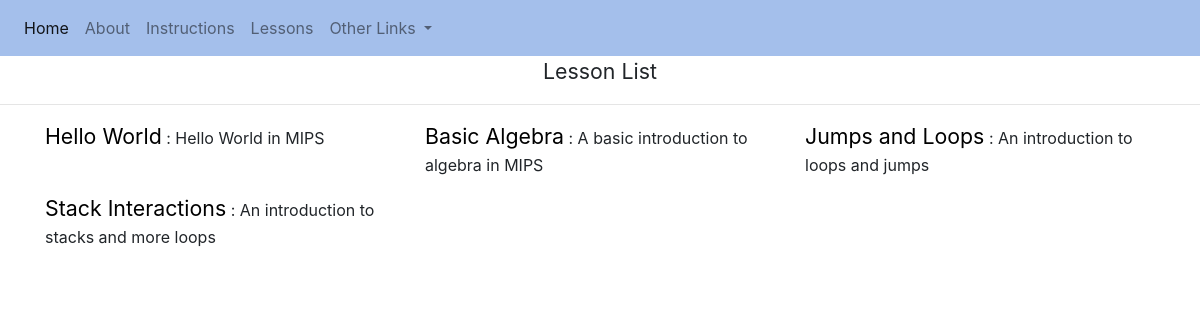
The page /lesson-list/ on the database its author committed.
### mips/models.py (models this page shows)
class Lesson(models.Model):
	lesson_number = models.IntegerField(primary_key=True)
	created = models.DateTimeField(auto_now_add=True)
	lesson_preface = models.TextField(default="")
	lesson_name = models.CharField(max_length=50, default="")
	lesson_main_image = models.CharField(max_length=150, default="")
	associated_file = models.CharField(max_length=150, blank=True)
	class Meta:
		verbose_name = "Lesson"
		verbose_name_plural = "Lessons"

### mips/views.py (the view)
# urls.py: path('lesson-list/', lesson_list, name='lesson-list'),
def lesson_list(request):
	lesson_names = {}
	lesson_prefaces = {}
	lesson_objs = Lesson.objects.all()
	for lesson_obj in lesson_objs:
		lesson_name = lesson_obj.lesson_name
		lesson_num = lesson_obj.lesson_number
		lesson_preface = lesson_obj.lesson_preface
		if len(lesson_name) == 0:
			lesson_name = "Lesson " + str(lesson_num)
		lesson_names[lesson_name] = lesson_num
		if len(lesson_preface) > 0:
			lesson_prefaces[lesson_num] = lesson_preface
	context = {
	'lesson_names': lesson_names,
	'lesson_prefaces': lesson_prefaces
	}
	return render(request, "mips/lesson-list.html", context)

### mips/templates/mips/lesson-list.html (shortened to what this page needs)
{% load static %}
<html>
<head>
	<link rel="stylesheet" href="https://stackpath.bootstrapcdn.com/bootstrap/4.3.1/css/bootstrap.min.css">
	<link rel="stylesheet" href="{% static 'mips/css/css.css' %}">
</head>
<body>
	{% include 'mips/navigation.html' %}
	<p class="text-center assignment_title">Lesson List</p>
	<hr>
	<div class="container">
		<div class="row">
		{% for lesson_name, lesson_number in lesson_names.items %}
		<div class="col-lg-4 col-md-4 col-sm-6 col-xs-6">
		<p>
			<a class="instruction_link" href="{% url 'general_lesson' lesson_number %}">{{lesson_name}}</a>
			{% for lesson_num, preface in lesson_prefaces.items %}
				{% if forloop.parentloop.counter == lesson_num %}
					<span>: {{preface}} </span>
				{% endif %}
			{% endfor %}
		</p>
		</div>
		{% endfor %}
		</div>
	</div>
</body>
</html>

### mips/static/mips/css/css.css (style rules this page uses)
.assignment_title { font-size: 16pt; }
.instruction_link { font-size: 16pt; color: black; }

### rows shown on the page
Lesson: lesson_names "Hello World", lesson_prefaces "Hello World in MIPS"
Lesson: lesson_names "Basic Algebra", lesson_prefaces "A basic introduction to algebra in MIPS"
Lesson: lesson_names "Jumps and Loops", lesson_prefaces "An introduction to loops and jumps"
Lesson: lesson_names "Stack Interactions", lesson_prefaces "An introduction to stacks and more loops"
